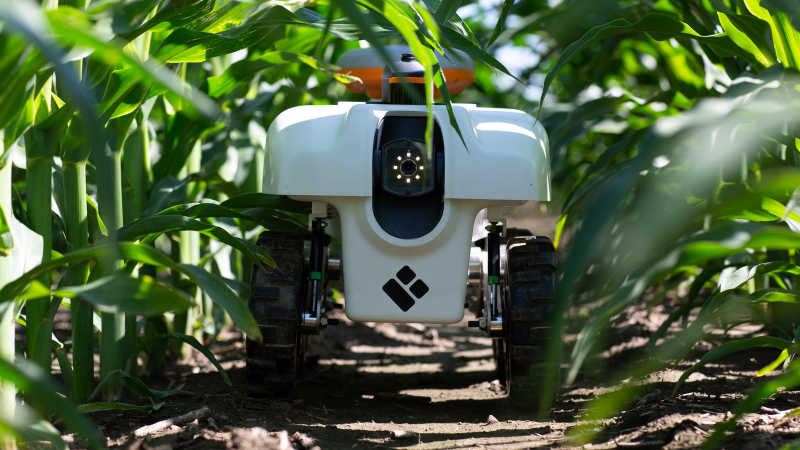
#> input picture Thesis/images/Chapter1/AgRobot.jpg, 1600 x 900 px, given in place of stream, which was not available (shown at 1/2 size)
$ python Distance_detection_with_obstacles_width.py
#> lines starting #> are read from the running program, lines starting #| are printed output that depends on the picture; after the words box and inside, x2 and y2 are one past the last pixel; in counts of white or black regions, pixels touching at a corner belong together; pictures that were not available may be replaced by others from this repository, and a replacement may not be noted
import cv2 as cv
import numpy as np
from time import sleep
import serial
import requests
import datetime
import time

Area = 0
width = 0

green = (0,255,0)
blue = (255,0,0)
# Boundries for colors
lower_blue = np.array([90 , 65 , 110])
upper_blue = np.array([134 , 159 , 222])

lower_green = np.array([44 , 21 , 82])
upper_green = np.array([69 , 64 , 234])

lower_pink = np.array([129 , 20 , 118])
upper_pink = np.array([198 , 120 , 250])

lower_yellow = np.array([0 , 47 , 78])
upper_yellow = np.array([48 , 116 , 200])

def Blue(frame):
    hsv=cv.cvtColor(frame,cv.COLOR_BGR2HSV)
    mask=cv.inRange(hsv,lower_blue,upper_blue)
    _,mask1=cv.threshold(mask,254,255,cv.THRESH_BINARY)
    cnts,_=cv.findContours(mask1,cv.RETR_EXTERNAL,cv.CHAIN_APPROX_NONE)
    global Area
    global width
    for c in cnts:
        x=600
        if cv.contourArea(c)>x:
            x,y,width,h=cv.boundingRect(c)
            cv.rectangle(frame,(x,y),(x+width,y+h),blue,2)
            Area = width*h
            # global_Area = w*h
            cv.putText(frame,(f'Blue DETECTED, ${width} '),(10,60),cv.FONT_HERSHEY_SIMPLEX,0.6,(0,0,255),2)
            return (1,width)
    # return (0,global_Area)
    return (0,width)


def Pink(frame):
    hsv=cv.cvtColor(frame,cv.COLOR_BGR2HSV)
    mask=cv.inRange(hsv,lower_pink,upper_pink)
    _,mask1=cv.threshold(mask,254,255,cv.THRESH_BINARY)
    cnts,_=cv.findContours(mask1,cv.RETR_EXTERNAL,cv.CHAIN_APPROX_NONE)
    global Area
    global width
    for c in cnts:
        x=600
        if cv.contourArea(c)>x:
            x,y,width,h=cv.boundingRect(c)
            cv.rectangle(frame,(x,y),(x+w,y+h),blue,2)
            Area = width*h
            # global_Area = w*h
            cv.putText(frame,(f'Pink DETECTED, ${width}'),(10,60),cv.FONT_HERSHEY_SIMPLEX,0.6,(0,0,255),2)
            return (1 , width)
    # return (0 , global_Area)
    return (0 , width)

# IP which assigned to my ESP32CAM module
BASE_URL = "http://172.21.232.26"
cap = cv.VideoCapture('http://172.21.232.26:81/stream')

# distance = 200
flag_B = 0
flag_N = 1
flagTimeFirstRun = 0


while True:

    t_current = time.localtime(time.time())
    if(flagTimeFirstRun == 0):
        t_last = t_current.tm_sec
        flagTimeFirstRun = 1
    ret , frame = cap.read()
#> frame is the input picture: shape (900, 1600, 3); mean B, G, R 62.1, 96.8, 78
    status = "N666"

    (condition_BLue , Area_Blue) = Blue(frame)
#> in Blue, `hsv=cv.cvtColor(frame,cv.COLOR_BGR2HSV)`: hsv: shape (900, 1600, 3); mean H, S, V 52.1, 121.5, 100.1
#> in Blue, `mask=cv.inRange(hsv,lower_blue,upper_blue)`:
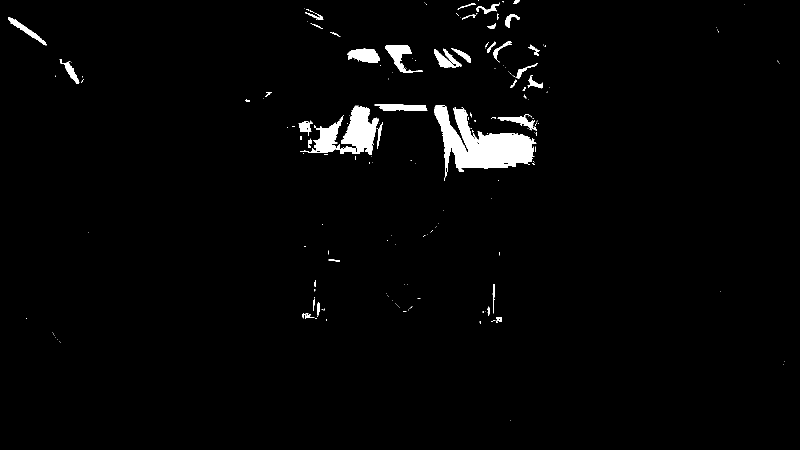
#> mask: shape (900, 1600) (shown at 1/2 size); 2.2% white; 198 white regions (152 under 20 px)
#> in Blue, `cnts,_=cv.findContours(mask1,cv.RETR_EXTERNAL,cv.CHAIN_APPROX_NONE)`: cnts = 198 contours, 161 with area under 20; largest, box (x1, y1, x2, y2) and area: (868, 210, 1069, 355) 12870, (600, 211, 758, 310) 6404, (770, 90, 846, 145) 1310, (694, 97, 760, 126) 1240, (749, 208, 855, 222) 984
#> the loop in Blue, `for c in cnts:` made 108 passes
#> (x, y, width, h, Area) on pass 108: (995, 233, 79, 29, 2291)
#> (c, x) on passes 1 to 6: ([[1020, 840]], 600), ([[1567, 728]], 600), ([[1569, 723]], 600), ([[119, 683], [120, 684]], 600), ([[115, 679]], 600), ([[111, 674]], 600)
#> after the loop in Blue, `for c in cnts:`:
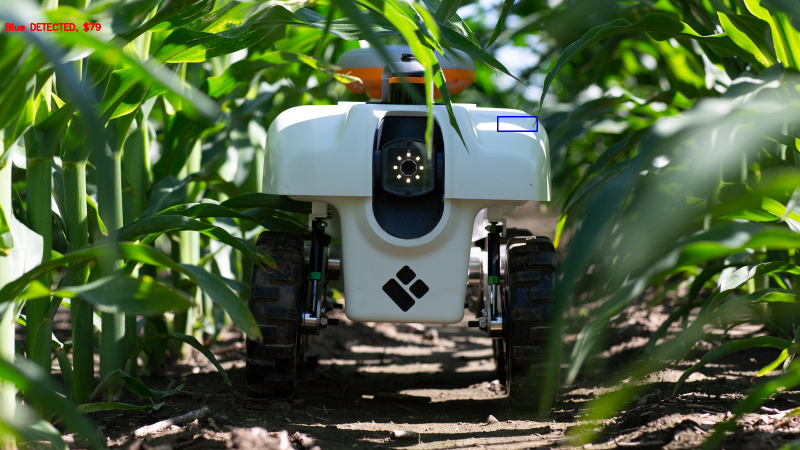
#> frame: shape (900, 1600, 3) (shown at 1/2 size); 0.15% of pixels changed, all inside (x1, y1, x2, y2) = (11, 44, 1076, 264)
#> after the loop in Blue, `for c in cnts:`: Area = 2291; h = 29; width = 79; y = 233
#> condition_BLue = 1; Area_Blue = 79
    distance_Blue = round( Area_Blue)
#> distance_Blue = 79
    if distance_Blue < 100:
        distance_Blue = "0" + str(distance_Blue)
#> distance_Blue = '079'
    else:
        distance_Blue = str(distance_Blue)
    if(condition_BLue):
        status="B" + distance_Blue
#> status = 'B079'

    (condition_Pink , Area_Pink) = Pink(frame)
#> in Pink, `hsv=cv.cvtColor(frame,cv.COLOR_BGR2HSV)`: hsv: shape (900, 1600, 3); mean H, S, V 52.1, 121.7, 100.2
#> in Pink, `mask=cv.inRange(hsv,lower_pink,upper_pink)`:
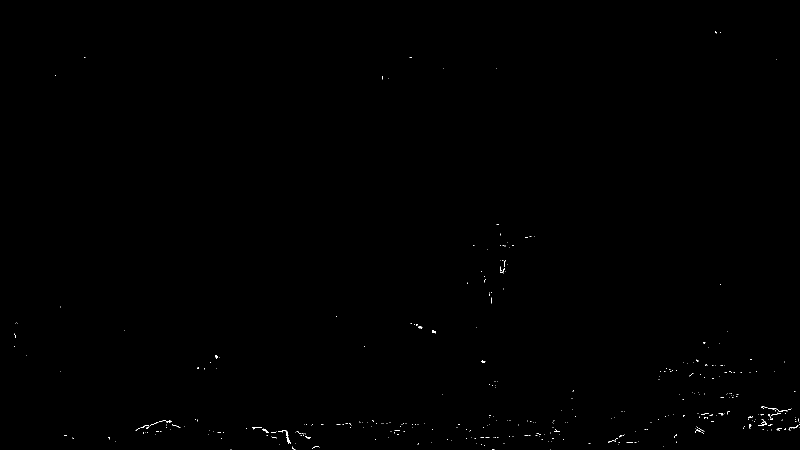
#> mask: shape (900, 1600) (shown at 1/2 size); 0.13% white in thin lines or dots
#> in Pink, `cnts,_=cv.findContours(mask1,cv.RETR_EXTERNAL,cv.CHAIN_APPROX_NONE)`: cnts = 386 contours, 383 with area under 20; largest, box (x1, y1, x2, y2) and area: (556, 860, 582, 888) 67, (525, 857, 538, 866) 26, (1577, 850, 1597, 861) 22
#> the loop in Pink, `for c in cnts:` made 386 passes
#> c on passes 1, 2, 4: [[1101, 899]], [[461, 899]], [[463, 898]]
#> after the loop in Pink, `for c in cnts:`: Area = 2291; width = 79
#> condition_Pink = 0; Area_Pink = 79
    distance_Pink = round( Area_Pink)
#> distance_Pink = 79
    if distance_Pink < 100 :
        distance_Pink = "0" + str(distance_Pink)
#> distance_Pink = '079'
    else:
        distance_Pink = str(distance_Pink)
    if(condition_Pink):
        status = "P"+ distance_Pink

    if(t_current.tm_sec >= (t_last + 2)):
        t_last = t_current.tm_sec
        if(t_last >= 58):
            t_last = 0
        # create a string with query to send HTTP request to Server
        url = f"{BASE_URL}/currentColor?color={status}"
        print(url)
        x = requests.get(url)
        print(f'Status:{x.status_code} , Time: {t_current.tm_sec} , Area: {Area} ')


    cv.imshow("FRAME",frame)
    if cv.waitKey(1)&0xFF==27:
#> (key Esc is pressed here)
        break

        # Do not forget to release the capture
cap.release()
cv.destroyAllWindows()
